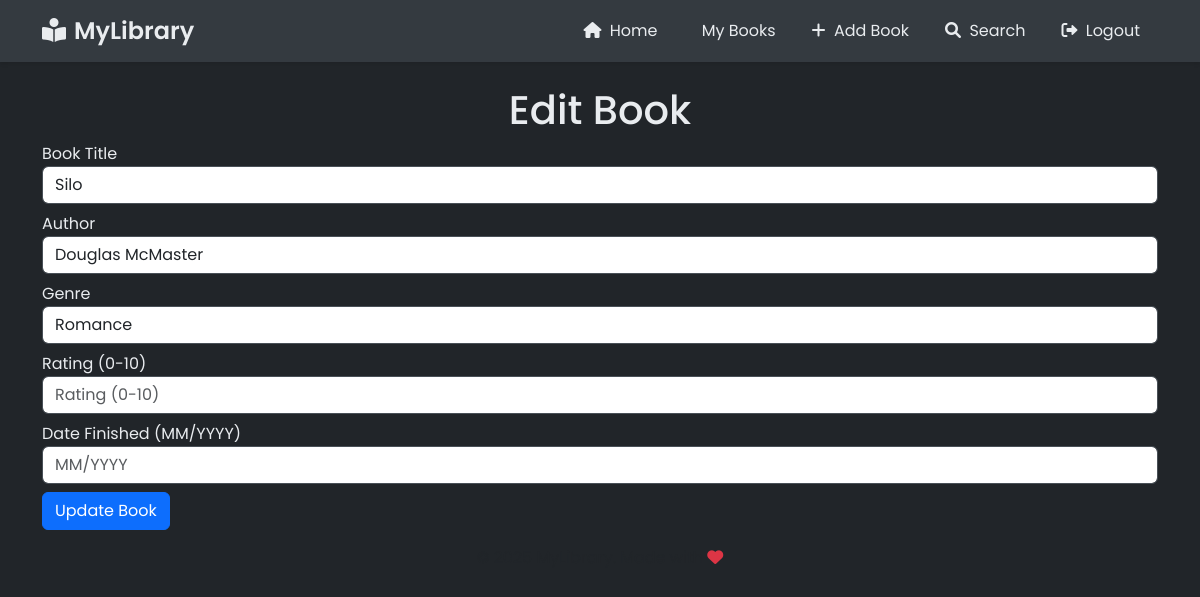
Page /edit_book/1 (signed in) on the earlier database version.
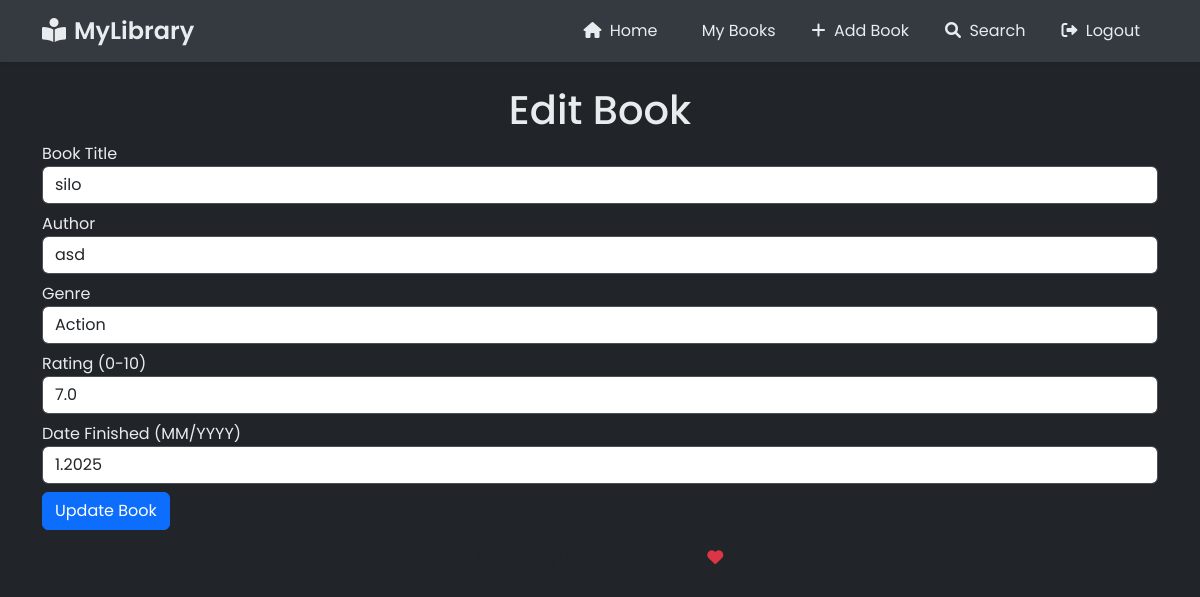
Same page on the later database version.
### main.py (models this page shows)
class Book(db.Model):
    id = db.Column(db.Integer, primary_key=True)
    title = db.Column(db.String(150), nullable=False)
    author = db.Column(db.String(150), nullable=False)
    genre = db.Column(db.String(150), nullable=False)
    notes = db.Column(db.Text, nullable=True)
    date_book_finished = db.Column(db.String(150), nullable=True)
    cover_image = db.Column(db.String(255), nullable=True)
    rating = db.Column(db.Float, nullable=True)
    description = db.Column(db.Text, nullable=True)
    category = db.Column(db.String(50), default='mylibrary')
    user_id = db.Column(db.Integer, db.ForeignKey('user.id'), nullable=False)
    shelf_id = db.Column(db.Integer, db.ForeignKey('shelf.id'), nullable=True)

### main.py (the view, shortened to what this page needs)
@app.route("/edit_book/<int:book_id>", methods=["GET", "POST"])
@login_required
def edit_book(book_id):
    book = Book.query.get(book_id)
    return render_template("edit_book.html", book=book, genres=GENRES)

### main.py (called while the page is built)
@login_manager.user_loader
def load_user(user_id):
    return User.query.get(int(user_id))

### templates/edit_book.html
{% extends "base.html" %}
{% block content %}
<div class="container mt-4">
    <h1 class="text-center">Edit Book</h1>
    <form method="POST" action="{{ url_for('edit_book', book_id=book.id) }}">
        <div class="form-group">
            <label for="title">Book Title</label>
            <input type="text" name="title" class="form-control mb-2" id="title" placeholder="Book Title" value="{{ book.title }}" required>
        </div>
        <div class="form-group">
            <label for="author">Author</label>
            <input type="text" name="author" class="form-control mb-2" id="author" placeholder="Author" value="{{ book.author }}" required>
        </div>
        <div class="form-group">
            <label for="genre">Genre</label>
            <select name="genre" class="form-control mb-2" id="genre" required>
                {% for genre in genres %}
                    <option value="{{ genre }}" {% if genre == book.genre %}selected{% endif %}>{{ genre }}</option>
                {% endfor %}
            </select>
        </div>
        <div class="form-group">
            <label for="rating">Rating (0-10)</label>
            <input type="text" name="rating" class="form-control mb-2" id="rating" placeholder="Rating (0-10)" value="{{ book.rating if book.rating is not none else '' }}">
        </div>
        <div class="form-group">
            <label for="date_book_finished">Date Finished (MM/YYYY)</label>
            <input type="text"
                   name="date_book_finished"
                   class="form-control mb-2"
                   id="date_book_finished"
                   placeholder="MM/YYYY"
                   pattern="(0[1-9]|1[0-2])\/[0-9]{4}"
                   title="Please enter date in MM/YYYY format (e.g., 03/2024)"
                   value="{{ book.date_book_finished if book.date_book_finished }}">
        </div>
        <button type="submit" class="btn btn-primary">Update Book</button>
    </form>
</div>
{% endblock %}

Differences in the rows shown:
changed Book: title "Silo" → "silo"; author "Douglas McMaster" → "asd"; genre (not shown) → "Action"; rating (not shown) → "7.0"; date_book_finished (not shown) → "1.2025"
Other differences:
form field genre: "Romance" → (not shown)
